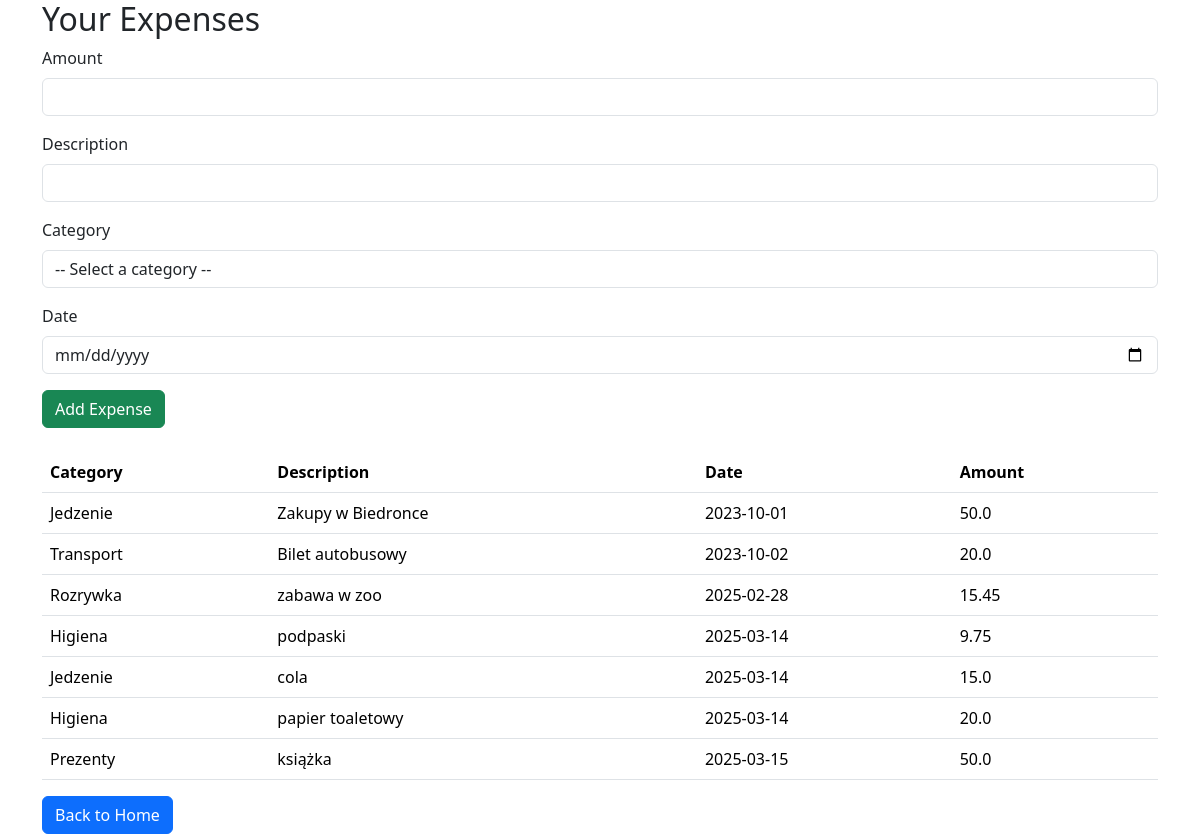
The page /dashboard (signed in) on the database as committed earlier.
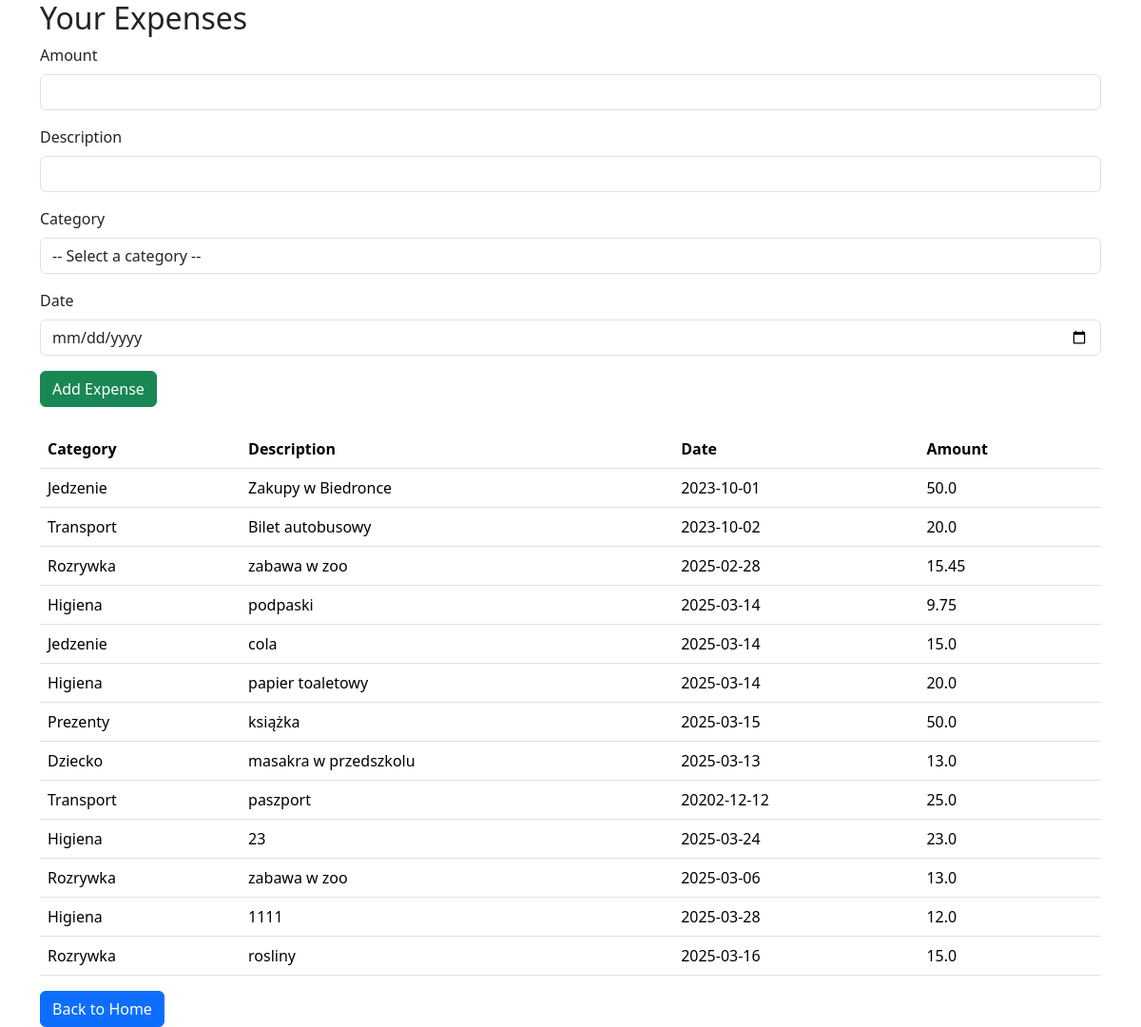
The same page on the database as committed later.
### tables this page shows
CREATE TABLE expenses (
    id INTEGER PRIMARY KEY AUTOINCREMENT,
    user_id INTEGER NOT NULL,
    category_id INTEGER NOT NULL,
    amount REAL NOT NULL,
    description TEXT,
    date DATETIME NOT NULL,
    FOREIGN KEY (user_id) REFERENCES users(id),
    FOREIGN KEY (category_id) REFERENCES categories(id)
);

CREATE TABLE categories (
    id INTEGER PRIMARY KEY AUTOINCREMENT,
    name TEXT NOT NULL,
    user_id INTEGER NOT NULL,
    FOREIGN KEY (user_id) REFERENCES users(id)
);

### app.py (the view)
@app.route('/dashboard')
def dashboard():
    if 'user_id' not in session:
        flash('Please log in to access the dashboard.', 'error')
        return redirect(url_for('index'))
    user_id = session['user_id']
    conn = get_db_connection()
    expenses = conn.execute('''
        SELECT expenses.id, expenses.amount, expenses.description, expenses.date,
               categories.name AS category
        FROM expenses
        JOIN categories ON expenses.category_id = categories.id
        WHERE expenses.user_id = ?
    ''', (user_id,)).fetchall()
    categories = conn.execute('SELECT * FROM categories WHERE user_id = ?', (user_id,)).fetchall()
    print("Expenses:", expenses)
    print("Categories:", categories)
    conn.close()
    return render_template('dashboard.html',expenses=expenses, categories=categories)

### app.py (called while the page is built)
def get_db_connection():
    conn = sqlite3.connect('expense_tracker.db')
    conn.row_factory = sqlite3.Row
    return conn

### templates/dashboard.html (shortened to what this page needs)
<!DOCTYPE html>
<html lang="en">
<head>
    <link href="https://cdn.jsdelivr.net/npm/bootstrap@5.3.3/dist/css/bootstrap.min.css" rel="stylesheet">
</head>
<body>
    <div class="container">
        <h2>Your Expenses</h2>
        <form action="{{ url_for('add_expense') }}" method="post" class="mb-4">
            <div class="mb-3">
                <label for="amount" class="form-label">Amount</label>
                <input type="number" step="0.01" class="form-control" id="amount" name="amount" required min="0">
            </div>
            <div class="mb-3">
                <label for="description" class="form-label">Description</label>
                <input type="text" class="form-control" id="description" name="description" required>
            </div>
            <div class="mb-3">
                <label for="category" class="form-label">Category</label>
                <select class="form-control" id="category" name="category_id" required>
                    <option value="" disabled selected>-- Select a category --</option>
                </select>
            </div>
            <div class="mb-3">
                <label for="date" class="form-label">Date</label>
                <input type="date" class="form-control" id="date" name="date" required>
            </div>
            <button type="submit" class="btn btn-success">Add Expense</button>
        </form>
        <table class="table">
            <thead>
                <tr>
                    <th>Category</th>
                    <th>Description</th>
                    <th>Date</th>
                    <th>Amount</th>
                </tr>
            </thead>
            <tbody>
                {% for expense in expenses %}
                    <tr>
                        <td>{{ expense.category }}</td>
                        <td>{{ expense.description }}</td>
                        <td>{{ expense.date }}</td>
                        <td>{{ expense.amount }}</td>
                    </tr>
                {% endfor %}
            </tbody>
        </table>
        <a href="{{ url_for('index') }}" class="btn btn-primary">Back to Home</a>
    </div>
</body>
</html>

Rows that differ between the two databases and show on the page:
added expenses: category "Dziecko", description "masakra w przedszkolu", date "2025-03-13", amount "13.0"
added expenses: category "Transport", description "paszport", date "20202-12-12", amount "25.0"
added expenses: category "Higiena", description "23", date "2025-03-24", amount "23.0"
added expenses: category "Rozrywka", description "zabawa w zoo", date "2025-03-06", amount "13.0"
added expenses: category "Higiena", description "1111", date "2025-03-28", amount "12.0"
added expenses: category "Rozrywka", description "rosliny", date "2025-03-16", amount "15.0"
